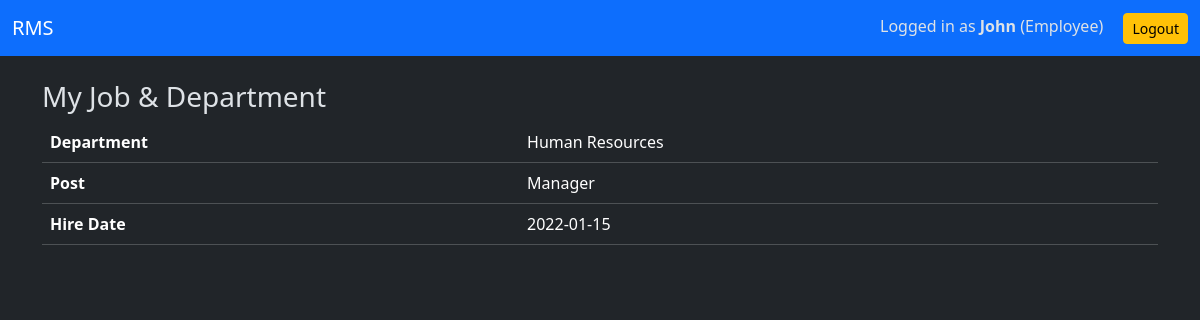
The page /employee/job.php (signed in) on the database its author committed.
### tables this page shows
CREATE TABLE Employees (
    employee_id INT AUTO_INCREMENT PRIMARY KEY,
    pd_id INT,
    first_name VARCHAR(50) NOT NULL,
    last_name VARCHAR(50) NOT NULL,
    gender ENUM('Male','Female','Other'),
    age INT,
    contact_address VARCHAR(255),
    email VARCHAR(100) UNIQUE NOT NULL,
    password VARCHAR(255) NOT NULL,
    hire_date DATE NOT NULL,
    FOREIGN KEY (pd_id) REFERENCES Posts_and_Departments(pd_id) ON DELETE SET NULL
);

CREATE TABLE Posts_and_Departments (
    pd_id INT AUTO_INCREMENT PRIMARY KEY,
    department_name VARCHAR(100) NOT NULL,
    post VARCHAR(100) NOT NULL
);

### employee/job.php (the view, shortened to what this page needs)
<?php
$db = get_db();
$row = $db->query("SELECT e.*, p.department_name, p.post FROM Employees e LEFT JOIN Posts_and_Departments p ON e.pd_id=p.pd_id WHERE e.employee_id=".$_SESSION["user_id"])->fetch_assoc();
$user = $row['first_name'];
$role = "employee";
?>
<!DOCTYPE html>
<html lang="en" data-bs-theme="dark">
<head>
    <link href="https://cdn.jsdelivr.net/npm/bootstrap@5.3.3/dist/css/bootstrap.min.css" rel="stylesheet">
</head>
<body>
<?php include "../includes/navbar.php"; ?>
<div class="container">
    <h3>My Job & Department</h3>
    <table class="table table-dark">
        <tr><th>Department</th><td><?=htmlspecialchars($row['department_name'])?></td></tr>
        <tr><th>Post</th><td><?=htmlspecialchars($row['post'])?></td></tr>
        <tr><th>Hire Date</th><td><?=$row['hire_date']?></td></tr>
    </table>
</div>
</body>
</html>

### includes/navbar.php (shortened to what this page needs)
<nav class="navbar navbar-expand-lg navbar-dark bg-primary mb-4">
  <div class="container-fluid">
    <a class="navbar-brand" href="../dashboard.php">RMS</a>
    <div>
      <span class="me-3">Logged in as <b><?=htmlspecialchars($user)?></b> (<?=ucfirst($role)?>)</span>
      <a href="/logout.php" class="btn btn-sm btn-warning">Logout</a>
    </div>
  </div>
</nav>

### rows shown on the page
employees: first_name "John", pd.department_name "Human Resources", pd.post "Manager", hire_date "2022-01-15"

### other values the page prints
$role "Employee"
